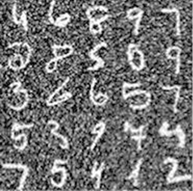
#> input picture DIP/Data/Q2a.png, 193 x 191 px
$ python Q2a.py
#> lines starting #> are read from the running program, lines starting #| are printed output that depends on the picture; after the words box and inside, x2 and y2 are one past the last pixel; in counts of white or black regions, pixels touching at a corner belong together
import cv2
import numpy as np


def apply_median_filter(img):
    k = 3
    half_k = k // 2
    num_rows = img.shape[0]
    num_cols = img.shape[1]

    padded = np.pad(img, half_k, mode='edge')
    output = np.zeros((num_rows, num_cols), dtype=np.float64)

    for i in range(num_rows):
        for j in range(num_cols):
            patch = padded[i:i+k, j:j+k]
            vals = []
            for pi in range(k):
                for pj in range(k):
                    vals.append(patch[pi][pj])
            vals.sort()
            output[i][j] = vals[len(vals) // 2]

    return output


def powerlaw_brighten(img):
    gamma = 2
    num_rows = img.shape[0]
    num_cols = img.shape[1]

    temp = np.zeros((num_rows, num_cols), dtype=np.float32)
    for i in range(num_rows):
        for j in range(num_cols):
            temp[i][j] = img[i][j] / 255.0

    result = np.zeros((num_rows, num_cols), dtype=np.float32)
    for i in range(num_rows):
        for j in range(num_cols):
            result[i][j] = temp[i][j] ** gamma
            result[i][j] = result[i][j] * 255.0
            if result[i][j] < 0:
                result[i][j] = 0
            if result[i][j] > 255:
                result[i][j] = 255

    return result.astype(np.uint8)


def laplacian_sharpen(img):
    kernel = [
        [-1, -1, -1],
        [-1,  9, -1],
        [-1, -1, -1]
    ]
    k = 3
    half_k = k // 2
    num_rows = img.shape[0]
    num_cols = img.shape[1]

    temp = img.astype(np.float32)
    padded = np.pad(temp, half_k, mode='edge')
    lap = np.zeros((num_rows, num_cols), dtype=np.float32)

    for i in range(num_rows):
        for j in range(num_cols):
            total = 0.0
            for ki in range(k):
                for kj in range(k):
                    total += padded[i+ki][j+kj] * kernel[ki][kj]
            lap[i][j] = total

    result = np.zeros((num_rows, num_cols), dtype=np.float32)
    for i in range(num_rows):
        for j in range(num_cols):
            val = temp[i][j] - lap[i][j]
            if val < 0:
                val = 0
            if val > 255:
                val = 255
            result[i][j] = val

    return result.astype(np.uint8)


def global_threshold(img):
    T = 140
    num_rows = img.shape[0]
    num_cols = img.shape[1]
    binary = np.zeros((num_rows, num_cols), dtype=np.uint8)

    for i in range(num_rows):
        for j in range(num_cols):
            if img[i][j] > T:
                binary[i][j] = 255

    return binary


if __name__ == "__main__":
    img = cv2.imread("../Data/Q2a.png", cv2.IMREAD_GRAYSCALE)
#> img is the input picture: shape (191, 193); min 0, max 255, mean 117
    img = apply_median_filter(img)
#> in apply_median_filter, `padded = np.pad(img, half_k, mode='edge')`:
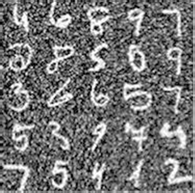
#> padded: shape (193, 195); min 0, max 255, mean 117.1
#> after the loop in apply_median_filter, `for i in range(num_rows):`:
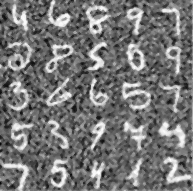
#> output: shape (191, 193) float64; min 8, max 255, mean 117.6
    img = powerlaw_brighten(img)
#> after the loop in powerlaw_brighten, `for i in range(num_rows):`:
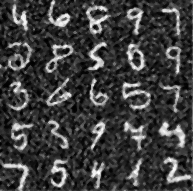
#> result: shape (191, 193) float32; min 0.251, max 255, mean 63.4
    img = apply_median_filter(img)
#> in apply_median_filter (call 2), `padded = np.pad(img, half_k, mode='edge')`:
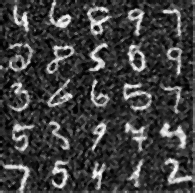
#> padded: shape (193, 195); min 0, max 255, mean 62.9
#> after the loop in apply_median_filter (call 2), `for i in range(num_rows):`:
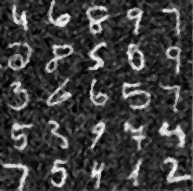
#> output: shape (191, 193) float64; min 1, max 253, mean 62.1
    img = apply_median_filter(img)
#> in apply_median_filter (call 3), `padded = np.pad(img, half_k, mode='edge')`:
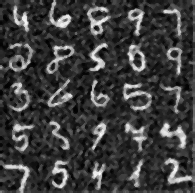
#> padded: shape (193, 195) float64; min 1, max 253, mean 62
#    img = img + laplacian_sharpen(img)
    img = global_threshold(img)
#> after the loop in global_threshold, `for i in range(num_rows):`:
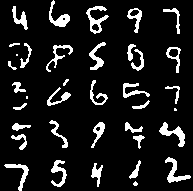
#> binary: shape (191, 193); 10.9% white; 37 white regions (4 under 20 px), largest, box (x1, y1, x2, y2) and area: (86, 6, 109, 34) 235, (159, 122, 185, 147) 234, (165, 157, 191, 183) 221

    cv2.imwrite("../Outputs/output_2a.png", img)
